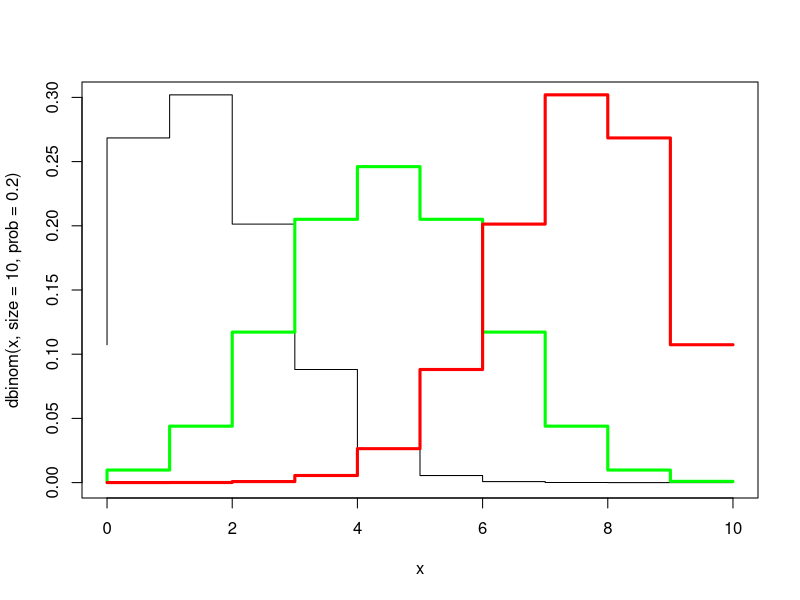
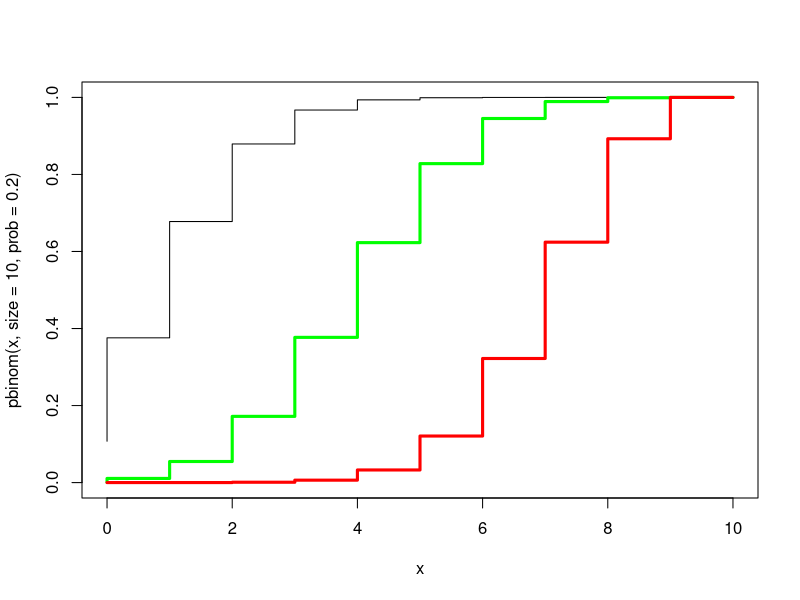
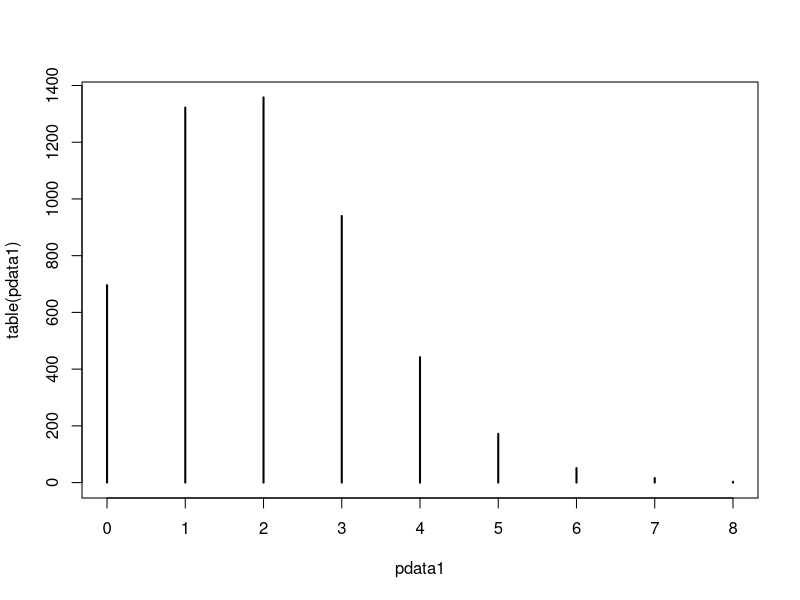
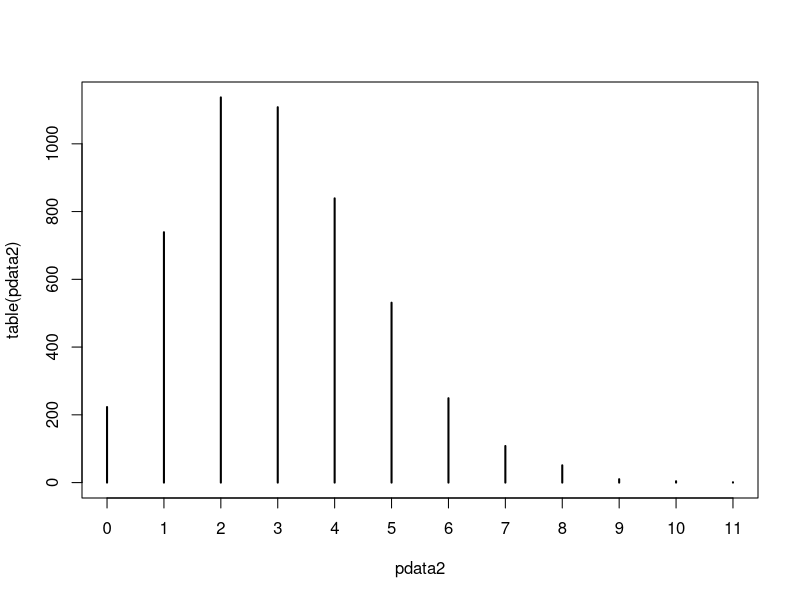
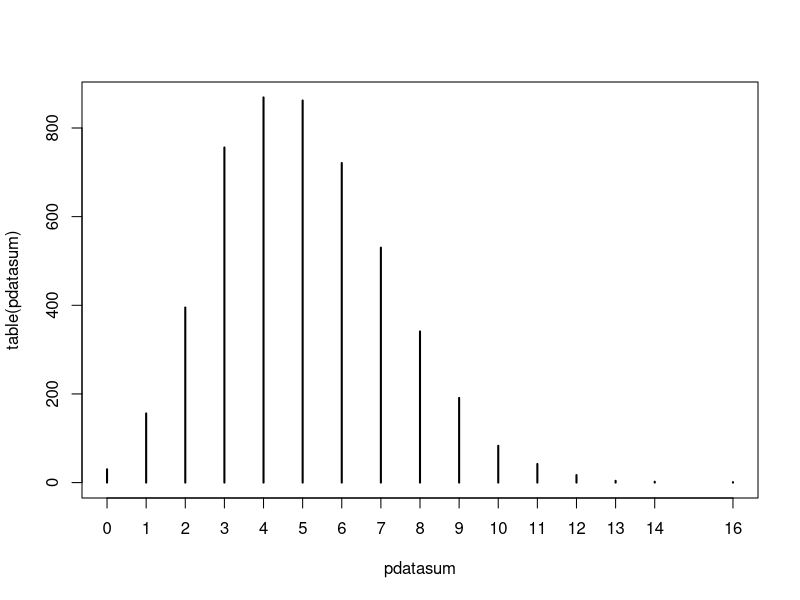
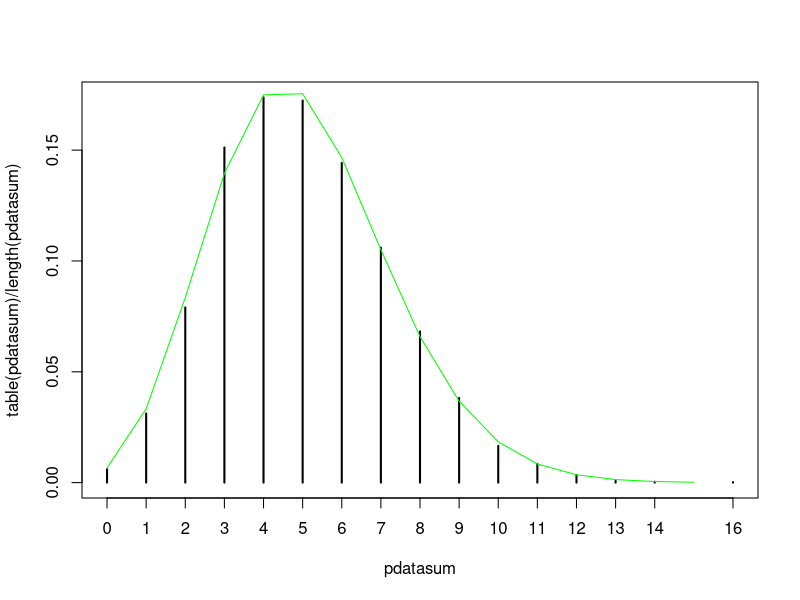
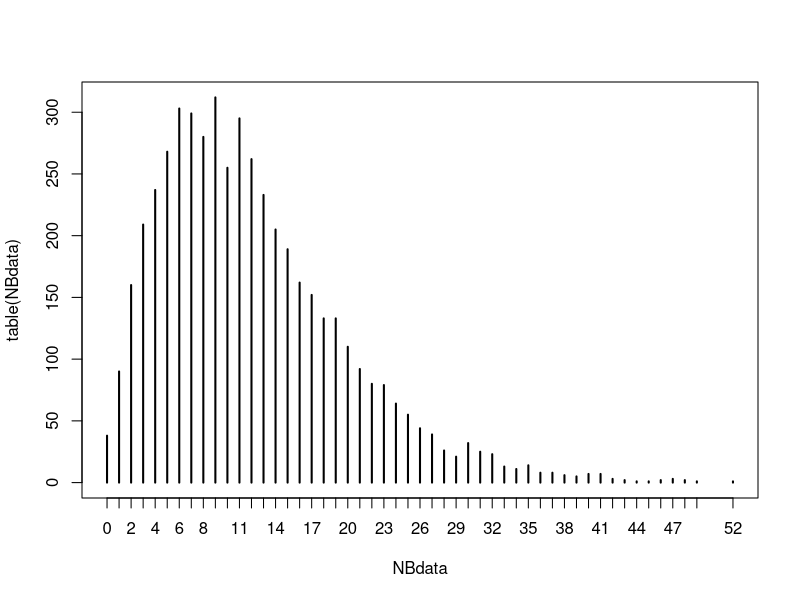
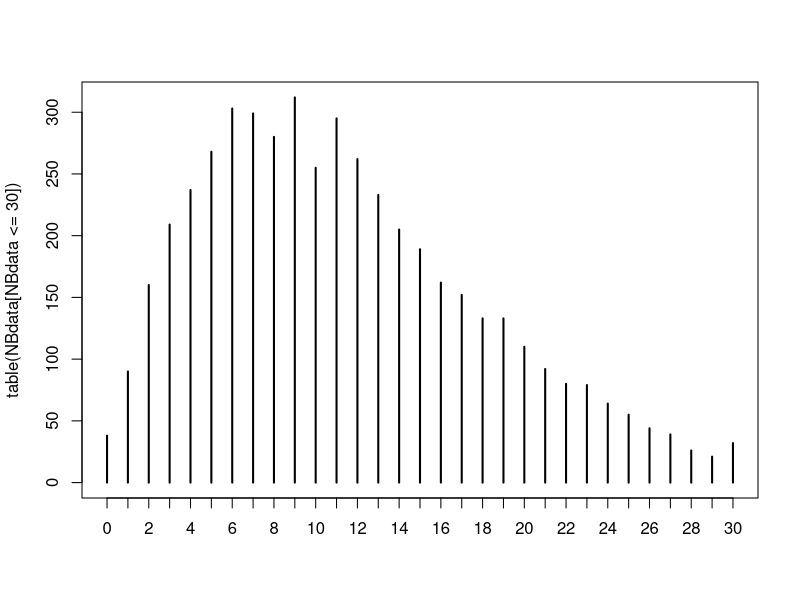

Write R code to recreate these figures, in order.
#Visualize pdf of binomial RV
x=0:10
plot(x,dbinom(x,size=10,prob=0.2),type="S",
     ylim=c(0,0.3))
lines(x,dbinom(x,size=10,prob=0.5),type="S",
      col="green",lwd=3)
lines(x,dbinom(x,size=10,prob=0.8),type="S",
      col="red",lwd=3)

#Visualize cdf of binomial RV
x=0:10
plot(x,pbinom(x,size=10,prob=0.2),type="S",
     ylim=c(0,1))
lines(x,pbinom(x,size=10,prob=0.5),type="S",
      col="green",lwd=3)
lines(x,pbinom(x,size=10,prob=0.8),type="S",
      col="red",lwd=3)

##Poisson
S=5000
lambda1=2
lambda2=3

pdata1=rpois(S,lambda1)
pdata2=rpois(S,lambda2)

mean(pdata1)
var(pdata1)
plot(table(pdata1))
plot(table(pdata2))

pdatasum=pdata1+pdata2
mean(pdatasum)
var(pdatasum)
plot(table(pdatasum))
plot(table(pdatasum)/length(pdatasum))
lines(0:15,dpois(0:15,mean(pdatasum)),
      col='green')



##Negative Binomial
S=5000
NBdata=rnbinom(S,size=3,prob=0.2)
plot(table(NBdata))
table(NBdata)

mean(NBdata)
var(NBdata)

plot(table(NBdata[NBdata<=30]))
table(NBdata[NBdata<=30])

prob.est=mean(NBdata)/var(NBdata)
size.est=mean(NBdata)*prob.est/(1-prob.est)


plot(table(NBdata[NBdata<=30])/
        length(NBdata),ylim=c(0,0.12))
lines(0:30,dnbinom(0:30,size=size.est,
           prob=prob.est),col='green',lwd=2)
lines(0:30,dpois(0:30,mean(NBdata)),
      col='red')


